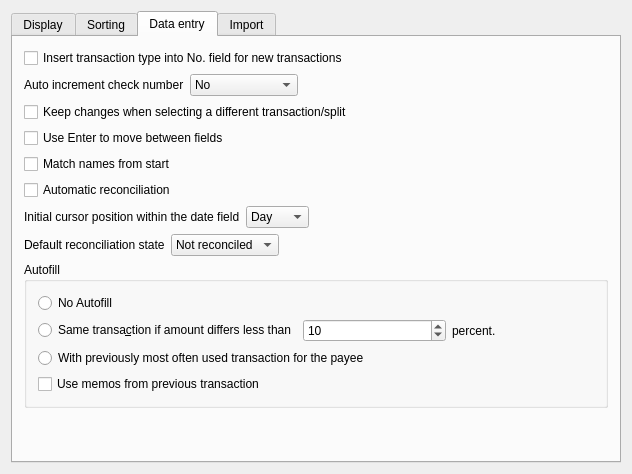
<?xml version="1.0" encoding="UTF-8"?>
<ui version="4.0">
 <class>KSettingsRegisterDecl</class>
 <widget class="QWidget" name="KSettingsRegisterDecl">
  <property name="geometry">
   <rect>
    <x>0</x>
    <y>0</y>
    <width>632</width>
    <height>474</height>
   </rect>
  </property>
  <property name="windowTitle">
   <string>Register settings</string>
  </property>
  <layout class="QVBoxLayout">
   <item>
    <widget class="KTabWidget" name="tab">
     <property name="currentIndex">
      <number>2</number>
     </property>
     <widget class="QWidget" name="tab1">
      <attribute name="title">
       <string comment="@title The way in which items will be displayed">Display</string>
      </attribute>
      <layout class="QVBoxLayout">
       <item>
        <widget class="QCheckBox" name="kcfg_ShowGrid">
         <property name="text">
          <string>Show a grid in the register</string>
         </property>
         <property name="shortcut">
          <string/>
         </property>
        </widget>
       </item>
       <item>
        <widget class="QCheckBox" name="kcfg_ShowRegisterDetailed">
         <property name="text">
          <string>Show all register entries in full detail</string>
         </property>
         <property name="shortcut">
          <string/>
         </property>
        </widget>
       </item>
       <item>
        <widget class="QCheckBox" name="kcfg_LedgerLens">
         <property name="whatsThis">
          <string>Using the ledger lens shows the details for the transaction that has focus in the ledger. Usually, when using the transaction form, only a one line summary is displayed for each transaction as the details are shown in the form.</string>
         </property>
         <property name="text">
          <string>Use the ledger lens</string>
         </property>
         <property name="shortcut">
          <string/>
         </property>
        </widget>
       </item>
       <item>
        <widget class="QCheckBox" name="kcfg_TransactionForm">
         <property name="text">
          <string>Show transaction form</string>
         </property>
        </widget>
       </item>
       <item>
        <widget class="QCheckBox" name="kcfg_AlwaysShowNrField">
         <property name="text">
          <string>Always show a No. field</string>
         </property>
         <property name="shortcut">
          <string/>
         </property>
        </widget>
       </item>
       <item>
        <widget class="QCheckBox" name="kcfg_ShowFancyMarker">
         <property name="whatsThis">
          <string>Draws a larger header above each group of transactions. The grouping depends on the current sort order.</string>
         </property>
         <property name="text">
          <string>Show group header between transactions</string>
         </property>
         <property name="shortcut">
          <string/>
         </property>
        </widget>
       </item>
       <item>
        <widget class="QCheckBox" name="kcfg_ShowFiscalMarker">
         <property name="text">
          <string>Show header for the previous and current fiscal year</string>
         </property>
        </widget>
       </item>
       <item>
        <spacer name="spacer6">
         <property name="orientation">
          <enum>Qt::Vertical</enum>
         </property>
         <property name="sizeType">
          <enum>QSizePolicy::Expanding</enum>
         </property>
         <property name="sizeHint" stdset="0">
          <size>
           <width>20</width>
           <height>40</height>
          </size>
         </property>
        </spacer>
       </item>
      </layout>
     </widget>
     <widget class="QWidget" name="sorting">
      <attribute name="title">
       <string>Sorting</string>
      </attribute>
      <layout class="QVBoxLayout">
       <item>
        <widget class="KTabWidget" name="tabWidget3">
         <widget class="QWidget" name="tab3">
          <attribute name="title">
           <string>Normal view</string>
          </attribute>
          <layout class="QHBoxLayout">
           <item>
            <widget class="KLineEdit" name="kcfg_sortNormalView"/>
           </item>
           <item>
            <widget class="TransactionSortOption" name="m_sortNormalView" native="true"/>
           </item>
          </layout>
         </widget>
         <widget class="QWidget" name="tab4">
          <attribute name="title">
           <string>Reconciliation view</string>
          </attribute>
          <layout class="QHBoxLayout">
           <item>
            <widget class="KLineEdit" name="kcfg_sortReconcileView"/>
           </item>
           <item>
            <widget class="TransactionSortOption" name="m_sortReconcileView" native="true"/>
           </item>
          </layout>
         </widget>
         <widget class="QWidget" name="TabPage">
          <attribute name="title">
           <string>Search view</string>
          </attribute>
          <layout class="QHBoxLayout">
           <item>
            <widget class="KLineEdit" name="kcfg_sortSearchView"/>
           </item>
           <item>
            <widget class="TransactionSortOption" name="m_sortSearchView" native="true"/>
           </item>
          </layout>
         </widget>
        </widget>
       </item>
       <item>
        <widget class="QLabel" name="qLabel2">
         <property name="text">
          <string>Use the &lt;i&gt;left&lt;/i&gt; and &lt;i&gt;right&lt;/i&gt; buttons to add and remove sort options. Use the &lt;i&gt;up&lt;/i&gt; and &lt;i&gt;down&lt;/i&gt; buttons to modify the sort order. Double-Click a selected entry to toggle the sort order between &lt;i&gt;ascending&lt;/i&gt; and &lt;i&gt;descending&lt;/i&gt;.</string>
         </property>
         <property name="wordWrap">
          <bool>true</bool>
         </property>
        </widget>
       </item>
      </layout>
     </widget>
     <widget class="QWidget" name="TabPage1">
      <attribute name="title">
       <string>Data entry</string>
      </attribute>
      <layout class="QVBoxLayout" name="verticalLayout">
       <item>
        <widget class="QCheckBox" name="kcfg_CopyTypeToNr">
         <property name="text">
          <string>Insert transaction type into No. field for new transactions</string>
         </property>
        </widget>
       </item>
       <item>
        <layout class="QHBoxLayout" name="horizontalLayout">
         <item>
          <widget class="QLabel" name="label">
           <property name="text">
            <string>Auto increment check number</string>
           </property>
          </widget>
         </item>
         <item>
          <widget class="QComboBox" name="kcfg_AutoIncCheckNumber">
           <item>
            <property name="text">
             <string>No</string>
            </property>
           </item>
           <item>
            <property name="text">
             <string>Yes</string>
            </property>
           </item>
           <item>
            <property name="text">
             <string>OnSpecialKey</string>
            </property>
           </item>
          </widget>
         </item>
         <item>
          <spacer name="horizontalSpacer">
           <property name="orientation">
            <enum>Qt::Horizontal</enum>
           </property>
           <property name="sizeHint" stdset="0">
            <size>
             <width>40</width>
             <height>20</height>
            </size>
           </property>
          </spacer>
         </item>
        </layout>
       </item>
       <item>
        <widget class="QCheckBox" name="kcfg_FocusChangeIsEnter">
         <property name="text">
          <string>Keep changes when selecting a different transaction/split</string>
         </property>
        </widget>
       </item>
       <item>
        <widget class="QCheckBox" name="kcfg_EnterMovesBetweenFields">
         <property name="text">
          <string>Use Enter to move between fields</string>
         </property>
         <property name="shortcut">
          <string/>
         </property>
        </widget>
       </item>
       <item>
        <widget class="QCheckBox" name="kcfg_stringMatchFromStart">
         <property name="whatsThis">
          <string>Mark this option, if you always want to match names e.g. for payees from the start. If unset, any substring is matched.</string>
         </property>
         <property name="text">
          <string>Match names from start</string>
         </property>
        </widget>
       </item>
       <item>
        <widget class="QCheckBox" name="kcfg_AutoReconciliation">
         <property name="whatsThis">
          <string>After entering the reconciliation data automatically detect the transactions that match that data (in some cases it might be not possible to do that).</string>
         </property>
         <property name="text">
          <string>Automatic reconciliation</string>
         </property>
         <property name="shortcut">
          <string/>
         </property>
        </widget>
       </item>
       <item>
        <layout class="QHBoxLayout">
         <item>
          <widget class="QLabel" name="textLabel2_1">
           <property name="text">
            <string>Initial cursor position within the date field</string>
           </property>
          </widget>
         </item>
         <item>
          <widget class="QComboBox" name="kcfg_initialDateFieldCursorPosition">
           <item>
            <property name="text">
             <string>Day</string>
            </property>
           </item>
           <item>
            <property name="text">
             <string>Month</string>
            </property>
           </item>
           <item>
            <property name="text">
             <string>Year</string>
            </property>
           </item>
          </widget>
         </item>
         <item>
          <spacer name="spacer16">
           <property name="orientation">
            <enum>Qt::Horizontal</enum>
           </property>
           <property name="sizeType">
            <enum>QSizePolicy::Expanding</enum>
           </property>
           <property name="sizeHint" stdset="0">
            <size>
             <width>31</width>
             <height>20</height>
            </size>
           </property>
          </spacer>
         </item>
        </layout>
       </item>
       <item>
        <layout class="QHBoxLayout">
         <item>
          <widget class="QLabel" name="textLabel2_2">
           <property name="text">
            <string>Default reconciliation state</string>
           </property>
           <property name="wordWrap">
            <bool>false</bool>
           </property>
          </widget>
         </item>
         <item>
          <widget class="KComboBox" name="kcfg_defaultReconciliationState">
           <property name="toolTip">
            <string>Default reconciliation state for transactions entered during reconciliation of an account</string>
           </property>
           <item>
            <property name="text">
             <string>Not reconciled</string>
            </property>
           </item>
           <item>
            <property name="text">
             <string comment="@item reconciliation status">Cleared</string>
            </property>
           </item>
           <item>
            <property name="text">
             <string>Reconciled</string>
            </property>
           </item>
          </widget>
         </item>
         <item>
          <spacer name="spacer15">
           <property name="orientation">
            <enum>Qt::Horizontal</enum>
           </property>
           <property name="sizeType">
            <enum>QSizePolicy::Expanding</enum>
           </property>
           <property name="sizeHint" stdset="0">
            <size>
             <width>31</width>
             <height>20</height>
            </size>
           </property>
          </spacer>
         </item>
        </layout>
       </item>
       <item>
        <widget class="KButtonGroup" name="kcfg_AutoFillTransaction">
         <property name="title">
          <string>Autofill</string>
         </property>
         <property name="selectedId" stdset="0">
          <number>-1</number>
         </property>
         <layout class="QVBoxLayout">
          <item>
           <widget class="QRadioButton" name="radioButton1">
            <property name="whatsThis">
             <string>Do not auto-fill transaction data at all.</string>
            </property>
            <property name="text">
             <string>No Autofill</string>
            </property>
           </widget>
          </item>
          <item>
           <layout class="QHBoxLayout">
            <item>
             <widget class="QRadioButton" name="radioButton2">
              <property name="whatsThis">
               <string>Collect all transactions for the given payee. Treat all transactions that refer to the same category and have an amount with +/- X % as identical. If more than one transaction is found, a list of them is presented to the user.

Selecting 0% will list all transactions.</string>
              </property>
              <property name="text">
               <string>Same transa&amp;ction if amount differs less than</string>
              </property>
              <property name="shortcut">
               <string/>
              </property>
             </widget>
            </item>
            <item>
             <widget class="KIntSpinBox" name="kcfg_AutoFillDifference">
              <property name="whatsThis">
               <string>Two transactions are usually treated identical for autofill, if they refer the same accounts. They are treated as different transactions though, when their amount varies by more than the percentage given here.</string>
              </property>
              <property name="maximum">
               <number>100</number>
              </property>
              <property name="value">
               <number>10</number>
              </property>
             </widget>
            </item>
            <item>
             <widget class="QLabel" name="textLabel2">
              <property name="text">
               <string comment="Same transaction if amount differs less than percent.">percent.</string>
              </property>
              <property name="wordWrap">
               <bool>false</bool>
              </property>
             </widget>
            </item>
           </layout>
          </item>
          <item>
           <widget class="QRadioButton" name="radioButton3">
            <property name="whatsThis">
             <string>The data of the last transaction assigned to the category used most often for this payee is autofilled into the transaction editor.</string>
            </property>
            <property name="text">
             <string>With previously most often used transaction for the payee</string>
            </property>
           </widget>
          </item>
          <item>
           <widget class="QCheckBox" name="kcfg_AutoFillUseMemos">
            <property name="whatsThis">
             <string>If this option is checked the memos from the previous transaction will be used otherwise the memos will not be considered when the transaction is autofilled.</string>
            </property>
            <property name="text">
             <string>Use memos from previous transaction</string>
            </property>
            <property name="shortcut">
             <string/>
            </property>
           </widget>
          </item>
         </layout>
        </widget>
       </item>
       <item>
        <spacer name="spacer4">
         <property name="orientation">
          <enum>Qt::Vertical</enum>
         </property>
         <property name="sizeType">
          <enum>QSizePolicy::Expanding</enum>
         </property>
         <property name="sizeHint" stdset="0">
          <size>
           <width>20</width>
           <height>20</height>
          </size>
         </property>
        </spacer>
       </item>
      </layout>
     </widget>
     <widget class="QWidget" name="TabPage2">
      <attribute name="title">
       <string>Import</string>
      </attribute>
      <layout class="QVBoxLayout">
       <item>
        <layout class="QHBoxLayout">
         <item>
          <widget class="QLabel" name="textLabel1_2">
           <property name="text">
            <string>Match transactions within days</string>
           </property>
           <property name="wordWrap">
            <bool>false</bool>
           </property>
          </widget>
         </item>
         <item>
          <widget class="KIntSpinBox" name="kcfg_matchInterval">
           <property name="whatsThis">
            <string>Search for matching transactions within the range of the posting date of the imported transaction +/- the number of given days.</string>
           </property>
           <property name="buttonSymbols">
            <enum>QAbstractSpinBox::UpDownArrows</enum>
           </property>
           <property name="minimum">
            <number>0</number>
           </property>
           <property name="maximum">
            <number>99</number>
           </property>
           <property name="value">
            <number>4</number>
           </property>
          </widget>
         </item>
         <item>
          <spacer name="spacer13">
           <property name="orientation">
            <enum>Qt::Horizontal</enum>
           </property>
           <property name="sizeType">
            <enum>QSizePolicy::Expanding</enum>
           </property>
           <property name="sizeHint" stdset="0">
            <size>
             <width>61</width>
             <height>20</height>
            </size>
           </property>
          </spacer>
         </item>
        </layout>
       </item>
       <item>
        <widget class="QCheckBox" name="kcfg_askForPayeeCategory">
         <property name="whatsThis">
          <string>Whenever a new payee is detected during import of a statement, the user will be asked to assign a default category for this user when this option is selected.</string>
         </property>
         <property name="text">
          <string>Ask for a new payee's default category</string>
         </property>
         <property name="shortcut">
          <string/>
         </property>
        </widget>
       </item>
       <item>
        <spacer name="spacer14">
         <property name="orientation">
          <enum>Qt::Vertical</enum>
         </property>
         <property name="sizeType">
          <enum>QSizePolicy::Expanding</enum>
         </property>
         <property name="sizeHint" stdset="0">
          <size>
           <width>20</width>
           <height>60</height>
          </size>
         </property>
        </spacer>
       </item>
      </layout>
     </widget>
    </widget>
   </item>
  </layout>
 </widget>
 <layoutdefault spacing="6" margin="11"/>
 <customwidgets>
  <customwidget>
   <class>KButtonGroup</class>
   <extends>QGroupBox</extends>
   <header>kbuttongroup.h</header>
   <container>1</container>
  </customwidget>
  <customwidget>
   <class>KIntSpinBox</class>
   <extends>QSpinBox</extends>
   <header>knuminput.h</header>
  </customwidget>
  <customwidget>
   <class>KTabWidget</class>
   <extends>QTabWidget</extends>
   <header>ktabwidget.h</header>
   <container>1</container>
  </customwidget>
  <customwidget>
   <class>KComboBox</class>
   <extends>QComboBox</extends>
   <header>kcombobox.h</header>
  </customwidget>
  <customwidget>
   <class>KLineEdit</class>
   <extends>QLineEdit</extends>
   <header>klineedit.h</header>
  </customwidget>
  <customwidget>
   <class>TransactionSortOption</class>
   <extends>QWidget</extends>
   <header>transactionsortoptionimpl.h</header>
  </customwidget>
 </customwidgets>
 <resources/>
 <connections/>
</ui>
